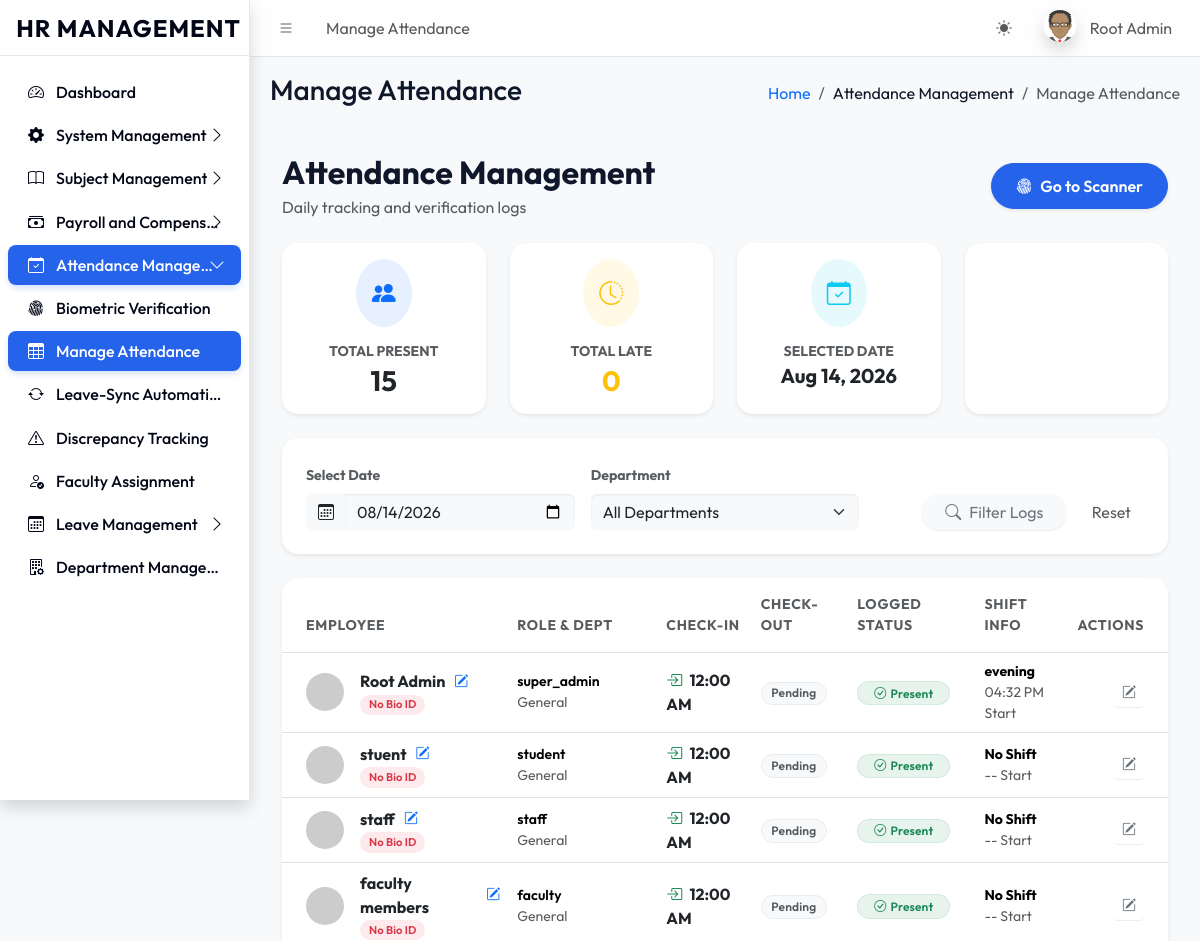
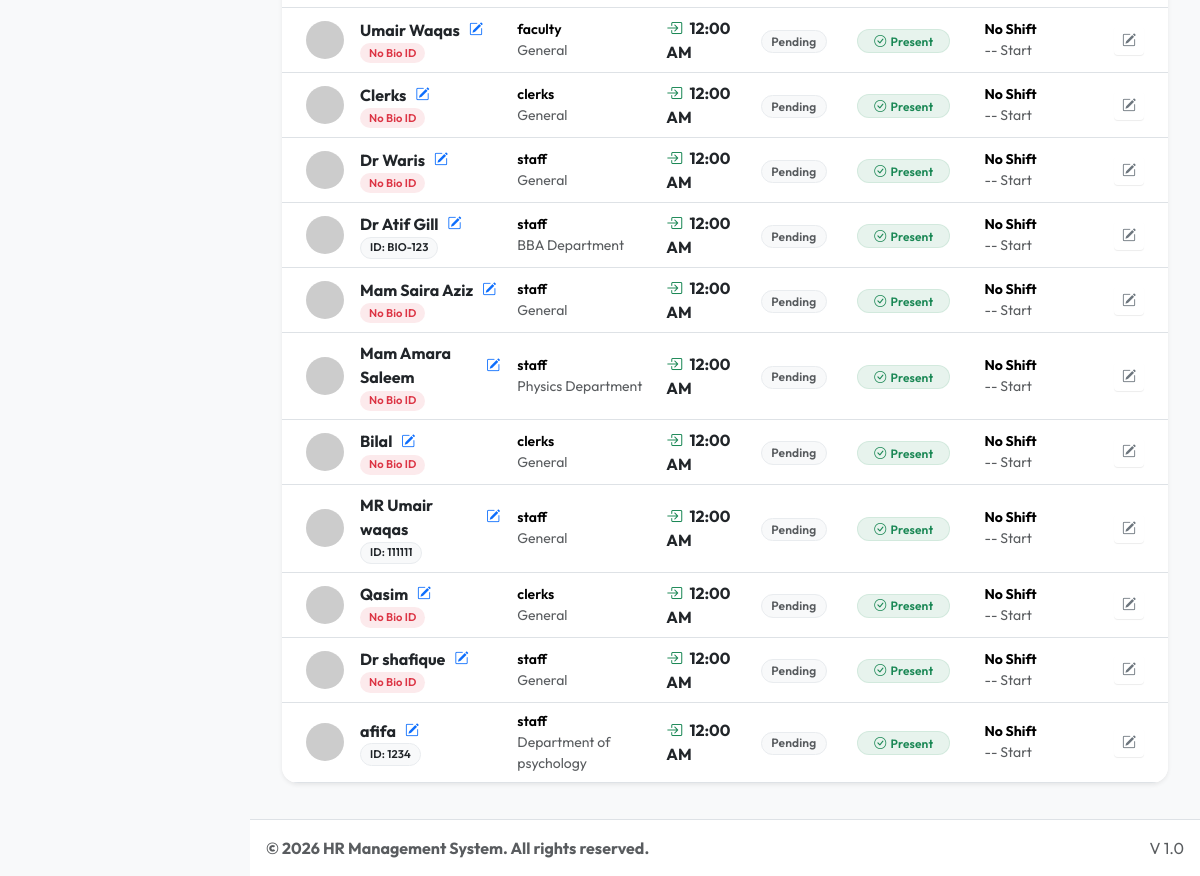
/dashboards/super_admin/attendance_management.php (signed in), run on the app's committed database (2 pictures, top to bottom).
### tables this page shows
CREATE TABLE `sys_pages` (
  `id` int(11) NOT NULL,
  `parent_id` int(11) DEFAULT 0,
  `page_name` varchar(100) NOT NULL,
  `page_url` varchar(255) DEFAULT '#',
  `icon_class` varchar(50) DEFAULT 'bi bi-circle',
  `sort_order` int(11) DEFAULT 0
);

CREATE TABLE `users` (
  `id` int(11) NOT NULL,
  `name` varchar(100) NOT NULL,
  `email` varchar(100) NOT NULL,
  `password` varchar(255) NOT NULL,
  `role` varchar(50) NOT NULL,
  `identity_no` varchar(50) DEFAULT NULL,
  `registration_no` varchar(50) DEFAULT NULL,
  `is_active` tinyint(1) DEFAULT 1,
  `department_id` int(11) DEFAULT NULL,
  `biometric_id` varchar(100) DEFAULT NULL
);

CREATE TABLE `attendance` (
  `id` int(11) NOT NULL,
  `user_id` int(11) NOT NULL,
  `date` date NOT NULL,
  `status` enum('Present','Absent','Late','Half Day','On Leave','Holiday') DEFAULT 'Present',
  `check_in` time DEFAULT NULL,
  `check_out` time DEFAULT NULL,
  `biometric_id` varchar(100) DEFAULT NULL,
  `created_at` timestamp NOT NULL DEFAULT current_timestamp(),
  `is_flagged` tinyint(1) DEFAULT 0,
  `discrepancy_reason` varchar(255) DEFAULT NULL
);

CREATE TABLE `shifts` (
  `id` int(11) NOT NULL,
  `name` varchar(50) NOT NULL,
  `start_time` time NOT NULL,
  `end_time` time NOT NULL,
  `late_grace_period` int(11) DEFAULT 15,
  `created_at` timestamp NOT NULL DEFAULT current_timestamp()
);

CREATE TABLE `departments` (
  `id` int(11) NOT NULL,
  `name` varchar(100) NOT NULL,
  `code` varchar(10) NOT NULL,
  `created_at` timestamp NOT NULL DEFAULT current_timestamp(),
  `deleted_at` timestamp NULL DEFAULT NULL
);

### dashboards/super_admin/attendance_management.php (the view, shortened to what the rows shown need)
<?php
require_once '../../includes/header.php';
$filterDate = $_GET['date'] ?? date('Y-m-d');
$query = "
    SELECT
        u.id as user_id, u.name, u.email, u.role, u.biometric_id,
        d.name as department,
        up.designation,
        a.id as attendance_id, a.date, a.check_in, a.check_out, a.status as logged_status, a.is_flagged, a.discrepancy_reason,
        s.name as shift_name, s.start_time as shift_start
    FROM users u
    JOIN attendance a ON u.id = a.user_id
    LEFT JOIN departments d ON u.department_id = d.id
    LEFT JOIN user_profiles up ON u.id = up.user_id
    LEFT JOIN employee_shifts es ON u.id = es.user_id
    LEFT JOIN shifts s ON es.shift_id = s.id
    WHERE a.date = ?
";
$query .= " ORDER BY a.check_in DESC";
$stmt = $pdo->prepare($query);
$stmt->execute([$filterDate]);
$logs = $stmt->fetchAll();
?>
<div class="container-fluid py-4">
    <div class="row align-items-center mb-4">
        <div class="col-md-6">
            <h2 class="fw-bold mb-1">Attendance Management</h2>
        </div>
    </div>
    <div class="card border-0 shadow-sm rounded-4 overflow-hidden">
        <div class="card-body p-0">
            <div class="table-responsive">
                <table class="table table-hover align-middle mb-0">
                    <thead class="bg-light bg-opacity-50">
                        <tr>
                            <th class="ps-4 py-3 text-muted small fw-bold">Employee</th>
                            <th class="py-3 text-muted small fw-bold">Role & Dept</th>
                            <th class="py-3 text-muted small fw-bold">Check-In</th>
                            <th class="py-3 text-muted small fw-bold">Check-Out</th>
                            <th class="py-3 text-muted small fw-bold">Logged Status</th>
                            <th class="py-3 text-muted small fw-bold">Shift Info</th>
                            <th class="text-end pe-4 py-3 text-muted small fw-bold">Actions</th>
                        </tr>
                    </thead>
                    <tbody>
                        <?php foreach($logs as $log): ?>
                        <tr>
                            <td class="ps-4">
                                <div class="d-flex align-items-center">
                                    <img src="https://ui-avatars.com/api/?name=<?= urlencode($log['name']) ?>&background=random" class="rounded-circle me-3" width="38">
                                    <div>
                                        <div class="fw-bold text-dark d-flex align-items-center">
                                            <?= htmlspecialchars($log['name']) ?>
                                            <button class="btn btn-link btn-sm p-0 ms-2 text-primary" onclick="quickEditBio(<?= $log['user_id'] ?>, '<?= htmlspecialchars($log['biometric_id'] ?? '') ?>', '<?= htmlspecialchars($log['name']) ?>')" title="Edit Biometric ID">
                                                <i class="bi bi-pencil-square"></i>
                                            </button>
                                        </div>
                                        <div class="text-muted small">
                                            <?php if($log['biometric_id']): ?>
                                                <span class="badge bg-light text-dark border border-light-subtle rounded-pill" style="font-size: 0.7rem;">ID: <?= htmlspecialchars($log['biometric_id']) ?></span>
                                            <?php else: ?>
                                                <span class="badge bg-danger bg-opacity-10 text-danger rounded-pill" style="font-size: 0.7rem;">No Bio ID</span>
                                            <?php endif; ?>
                                        </div>
                                    </div>
                                </div>
                            </td>
                            <td>
                                <div class="small fw-semibold"><?= htmlspecialchars($log['role']) ?></div>
                                <div class="text-muted small"><?= htmlspecialchars($log['department'] ?? 'General') ?></div>
                            </td>
                            <td>
                                <span class="fw-bold text-dark"><i class="bi bi-box-arrow-in-right me-1 text-success"></i> <?= date('h:i A', strtotime($log['check_in'])) ?></span>
                            </td>
                            <td>
                                <?php if($log['check_out']): ?>
                                    <span class="fw-bold text-dark"><i class="bi bi-box-arrow-right me-1 text-danger"></i> <?= date('h:i A', strtotime($log['check_out'])) ?></span>
                                <?php else: ?>
                                    <span class="badge bg-light text-muted border border-light-subtle rounded-pill">Pending</span>
                                <?php endif; ?>
                            </td>
                            <td>
                                <?php if($log['is_flagged']): ?>
                                    <span class="badge bg-danger bg-opacity-10 text-danger px-3 rounded-pill border border-danger border-opacity-10" title="<?= htmlspecialchars($log['discrepancy_reason']) ?>">
                                        <i class="bi bi-exclamation-triangle-fill me-1"></i>Flagged
                                    </span>
                                <?php elseif($log['logged_status'] == 'Late'): ?>
                                    <span class="badge bg-warning bg-opacity-10 text-warning px-3 rounded-pill border border-warning border-opacity-10"><i class="bi bi-exclamation-triangle me-1"></i>Late</span>
                                <?php else: ?>
                                    <span class="badge bg-success bg-opacity-10 text-success px-3 rounded-pill border border-success border-opacity-10"><i class="bi bi-check-circle me-1"></i>Present</span>
                                <?php endif; ?>
                            </td>
                            <td>
                                <div class="small fw-bold"><?= $log['shift_name'] ?: 'No Shift' ?></div>
                                <div class="text-muted small"><?= $log['shift_start'] ? date('h:i A', strtotime($log['shift_start'])) : '--' ?> Start</div>
                            </td>
                            <td class="text-end pe-4">
                                <button class="btn btn-outline-secondary btn-sm border-0" onclick='editAttendance(<?= json_encode($log) ?>)' title="Manual Correction">
                                    <i class="bi bi-pencil-square"></i>
                                </button>
                            </td>
                        </tr>
                        <?php endforeach; ?>
                    </tbody>
                </table>
            </div>
        </div>
    </div>
</div>
<?php require_once '../../includes/footer.php'; ?>

### includes/header.php (shortened to what the rows shown need)
<?php
require_once __DIR__ . '/../core/session.php';
$current_url = substr($_SERVER['SCRIPT_NAME'], strlen('/universal/'));
$pageStmt = $pdo->prepare("SELECT * FROM sys_pages WHERE page_url LIKE ? LIMIT 1");
$pageStmt->execute(["%$current_url%"]);
$currentPageData = $pageStmt->fetch();
$pageTitle = $currentPageData['page_name'] ?? 'Dashboard';
$pageId = $currentPageData['id'] ?? 0;
$breadcrumbs = [];
if ($currentPageData) {
    $crumbId = $currentPageData['id'];
    while($crumbId != 0) {
        $crumbStmt = $pdo->prepare("SELECT id, parent_id, page_name, page_url FROM sys_pages WHERE id = ?");
        $crumbStmt->execute([$crumbId]);
        $crumb = $crumbStmt->fetch();
        array_unshift($breadcrumbs, $crumb);
        $crumbId = $crumb['parent_id'];
    }
}
?>
<!DOCTYPE html>
<html lang="en"> <head>
    <link rel="stylesheet" href="<?= BASE_URL ?>assets/css/bootstrap.min.css" />
    <link rel="stylesheet" href="<?= BASE_URL ?>assets/css/bootstrap-icons.css" />
    <link rel="stylesheet" href="<?= BASE_URL ?>assets/css/adminlte.min.css" />
    <link rel="stylesheet" href="<?= BASE_URL ?>assets/css/custom_theme.css" />
</head>
<body class="layout-fixed sidebar-expand-lg bg-body-tertiary">
<div class="app-wrapper">
    <nav class="app-header navbar navbar-expand bg-body">
        <div class="container-fluid">
            <ul class="navbar-nav">
                <li class="nav-item d-none d-md-block"> <a href="#" class="nav-link"><?= $pageTitle ?></a> </li>
            </ul>
        </div>
    </nav>
    <?php include 'sidebar.php'; ?>
    <main class="app-main">
        <div class="app-content-header">
            <div class="container-fluid">
                <div class="row">
                    <div class="col-sm-6"><h3 class="mb-0"><?= $pageTitle ?></h3></div>
                    <div class="col-sm-6">
                        <ol class="breadcrumb float-sm-end">
                            <li class="breadcrumb-item"><a href="<?= BASE_URL ?>">Home</a></li>
                            <?php foreach($breadcrumbs as $b): ?>
                                <li class="breadcrumb-item <?= ($b['id'] == $pageId) ? 'active' : '' ?>">
                                    <?= htmlspecialchars($b['page_name']) ?>
                                </li>
                            <?php endforeach; ?>
                        </ol>
                    </div>
                </div>
            </div>
        </div>
        <div class="app-content">
            <div class="container-fluid">

### includes/sidebar.php (shortened to what the rows shown need)
<aside class="app-sidebar shadow">
    <div class="sidebar-wrapper">
        <nav class="mt-2">
            <ul class="nav sidebar-menu flex-column" data-lte-toggle="treeview" role="menu" data-accordion="false">
                <?php
                function renderMenu($pdo, $parentId = 0, $userRole, $currentPath)
                {
                    $sql = "
                        SELECT p.* FROM sys_pages p
                        JOIN role_access ra ON p.id = ra.page_id
                        WHERE p.parent_id = ? AND ra.role_key = ?
                        ORDER BY p.sort_order ASC
                    ";
                    $stmt = $pdo->prepare($sql);
                    $stmt->execute([$parentId, $userRole]);
                    $items = $stmt->fetchAll();
                    foreach ($items as $item) {
                        $itemUrl = str_replace('\\', '/', $item['page_url']);
                        $childSql = "
                            SELECT p.* FROM sys_pages p
                            JOIN role_access ra ON p.id = ra.page_id
                            WHERE p.parent_id = ? AND ra.role_key = ?
                            ORDER BY p.sort_order ASC
                        ";
                        $childStmt = $pdo->prepare($childSql);
                        $childStmt->execute([$item['id'], $userRole]);
                        $children = $childStmt->fetchAll();
                        $hasChildren = count($children) > 0;
                        $isActive = ($currentPath === $itemUrl && $itemUrl !== '#');
                        $isExpanded = false;
                        if ($hasChildren) {
                            foreach ($children as $child) {
                                if ($currentPath === str_replace('\\', '/', $child['page_url'])) {
                                    $isExpanded = true;
                                    break;
                                }
                            }
                        }
                        $itemClass = "nav-item";
                        if ($hasChildren && $isExpanded) $itemClass .= " menu-open";
                        $linkClass = "nav-link";
                        if ($isActive || ($hasChildren && $isExpanded)) $linkClass .= " active";
                        echo '<li class="' . $itemClass . '">';
                        echo '<a href="' . ($hasChildren ? '#' : BASE_URL . $itemUrl) . '" class="' . $linkClass . '">';
                        echo '<i class="nav-icon ' . ($item['icon_class'] ?: 'bi bi-circle') . '"></i>';
                        echo '<p>' . htmlspecialchars($item['page_name']);
                        if ($hasChildren) {
                            echo '<i class="nav-arrow bi bi-chevron-right"></i>';
                        }
                        echo '</p></a>';
                        if ($hasChildren) {
                            echo '<ul class="nav nav-treeview">';
                            foreach ($children as $child) {
                                $childUrl = str_replace('\\', '/', $child['page_url']);
                                $isChildActive = ($currentPath === $childUrl);
                                echo '<li class="nav-item">';
                                echo '<a href="' . BASE_URL . $childUrl . '" class="nav-link ' . ($isChildActive ? 'active' : '') . '">';
                                echo '<i class="nav-icon ' . ($child['icon_class'] ?: 'bi bi-circle') . '"></i>';
                                echo '<p>' . htmlspecialchars($child['page_name']) . '</p>';
                                echo '</a></li>';
                            }
                            echo '</ul>';
                        }
                        echo '</li>';
                    }
                }
                $currentPath = str_replace('\\', '/', substr($_SERVER['SCRIPT_NAME'], strlen('/universal/')));
                renderMenu($pdo, 0, $_SESSION['role'], $currentPath);
                ?>
            </ul>
        </nav>
    </div>
</aside>

### data on the page
sys_pages: page_name "Manage Attendance"
sys_pages: page_name "Dashboard"
sys_pages: page_name "System Management"
sys_pages: page_name "Subject Management"
sys_pages: page_name "Payroll and Compens…"
sys_pages: page_name "Attendance Manage…", page_name "Attendance Management"
sys_pages: page_name "Biometric Verification"
sys_pages: page_name "Leave-Sync Automati…"
sys_pages: page_name "Discrepancy Tracking"
sys_pages: page_name "Faculty Assignment"
sys_pages: page_name "Leave Management"
sys_pages: page_name "Department Manage…"
users: name "Root Admin", shows "No Bio ID", role "super_admin", department "General", attendance.check_in "12:00 AM", shifts.name "evening", shifts.start_time "04:32 PM"
attendance: user.name "stuent", shows "No Bio ID", user.role "student", department "General", check_in "12:00 AM", shows "Pending", is_flagged 0 (drawn), shift_name "No Shift"
attendance: user.name "staff", shows "No Bio ID", user.role "staff", department "General", check_in "12:00 AM", shows "Pending", is_flagged 0 (drawn), shift_name "No Shift"
users: name "faculty members", shows "No Bio ID", role "faculty", department "General", attendance.check_in "12:00 AM", shift_name "No Shift"
users: name "Umair Waqas", shows "No Bio ID", role "faculty", department "General", attendance.check_in "12:00 AM", shift_name "No Shift"
attendance: user.name "Clerks", shows "No Bio ID", user.role "clerks", department "General", check_in "12:00 AM", shows "Pending", is_flagged 0 (drawn), shift_name "No Shift"
users: name "Dr Waris", shows "No Bio ID", role "staff", department "General", attendance.check_in "12:00 AM", shift_name "No Shift"
users: name "Dr Atif Gill", biometric "BIO-123", role "staff", department.name "BBA Department", attendance.check_in "12:00 AM", shift_name "No Shift"
users: name "Mam Saira Aziz", shows "No Bio ID", role "staff", department "General", attendance.check_in "12:00 AM", shift_name "No Shift"
users: name "Mam Amara Saleem", shows "No Bio ID", role "staff", department.name "Physics Department", attendance.check_in "12:00 AM", shift_name "No Shift"
attendance: user.name "Bilal", shows "No Bio ID", user.role "clerks", department "General", check_in "12:00 AM", shows "Pending", is_flagged 0 (drawn), shift_name "No Shift"
users: name "MR Umair waqas", biometric "111111", role "staff", department "General", attendance.check_in "12:00 AM", shift_name "No Shift"
users: name "Qasim", shows "No Bio ID", role "clerks", department "General", attendance.check_in "12:00 AM", shift_name "No Shift"
users: name "Dr shafique", shows "No Bio ID", role "staff", department "General", attendance.check_in "12:00 AM", shift_name "No Shift"
users: name "afifa", biometric "1234", role "staff", department.name "Department of psychology", attendance.check_in "12:00 AM", shift_name "No Shift"

### other printed values
$_SESSION['name'] "Root Admin"
$stats['total_present'] "15"
$stats['total_late'] "0"
$settings['footer_text'] "© 2026 HR Management System. All rights reserved."
